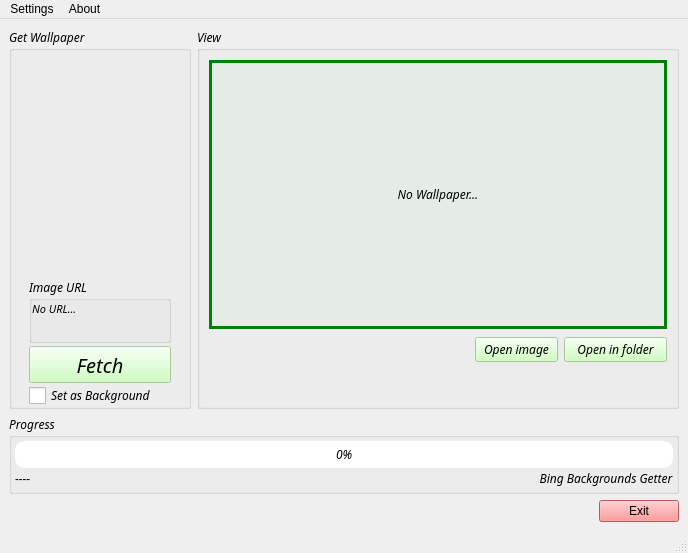
<?xml version="1.0" encoding="UTF-8"?>
<ui version="4.0">
 <class>BingBG</class>
 <widget class="QMainWindow" name="BingBG">
  <property name="geometry">
   <rect>
    <x>0</x>
    <y>0</y>
    <width>688</width>
    <height>553</height>
   </rect>
  </property>
  <property name="minimumSize">
   <size>
    <width>688</width>
    <height>553</height>
   </size>
  </property>
  <property name="sizeIncrement">
   <size>
    <width>688</width>
    <height>553</height>
   </size>
  </property>
  <property name="windowTitle">
   <string>Bing Backgrounds Getter</string>
  </property>
  <property name="windowIcon">
   <iconset resource="../res/resources.qrc">
    <normaloff>:/Bingbg-icon.png</normaloff>:/Bingbg-icon.png</iconset>
  </property>
  <widget class="QWidget" name="centralwidget">
   <layout class="QGridLayout" name="gridLayout" rowstretch="381,79,27" columnstretch="181,481">
    <item row="0" column="0">
     <widget class="QGroupBox" name="groupBox">
      <property name="sizePolicy">
       <sizepolicy hsizetype="Ignored" vsizetype="Ignored">
        <horstretch>0</horstretch>
        <verstretch>0</verstretch>
       </sizepolicy>
      </property>
      <property name="font">
       <font>
        <family>Linux Libertine Display O</family>
        <italic>true</italic>
       </font>
      </property>
      <property name="title">
       <string>Get Wallpaper</string>
      </property>
      <layout class="QGridLayout" name="gridLayout_2" rowstretch="348,100,20,10,3" columnstretch="12,100,12">
       <property name="leftMargin">
        <number>0</number>
       </property>
       <property name="topMargin">
        <number>0</number>
       </property>
       <property name="rightMargin">
        <number>0</number>
       </property>
       <property name="bottomMargin">
        <number>0</number>
       </property>
       <property name="horizontalSpacing">
        <number>0</number>
       </property>
       <property name="verticalSpacing">
        <number>3</number>
       </property>
       <item row="2" column="1">
        <widget class="QPushButton" name="btnFetch">
         <property name="sizePolicy">
          <sizepolicy hsizetype="Maximum" vsizetype="Maximum">
           <horstretch>0</horstretch>
           <verstretch>0</verstretch>
          </sizepolicy>
         </property>
         <property name="minimumSize">
          <size>
           <width>142</width>
           <height>37</height>
          </size>
         </property>
         <property name="font">
          <font>
           <family>Linux Libertine Display O</family>
           <pointsize>15</pointsize>
           <italic>true</italic>
          </font>
         </property>
         <property name="styleSheet">
          <string notr="true">background-color: rgba(195, 255, 176, 182);</string>
         </property>
         <property name="text">
          <string>Fetch</string>
         </property>
         <property name="shortcut">
          <string notr="true">Return</string>
         </property>
        </widget>
       </item>
       <item row="1" column="1">
        <widget class="QGroupBox" name="groupBox_4">
         <property name="sizePolicy">
          <sizepolicy hsizetype="Preferred" vsizetype="Preferred">
           <horstretch>0</horstretch>
           <verstretch>0</verstretch>
          </sizepolicy>
         </property>
         <property name="title">
          <string>Image URL</string>
         </property>
         <layout class="QGridLayout" name="gridLayout_5">
          <property name="leftMargin">
           <number>0</number>
          </property>
          <property name="topMargin">
           <number>0</number>
          </property>
          <property name="rightMargin">
           <number>0</number>
          </property>
          <property name="bottomMargin">
           <number>0</number>
          </property>
          <property name="spacing">
           <number>0</number>
          </property>
          <item row="0" column="0">
           <widget class="QLabel" name="labelImageUrl">
            <property name="font">
             <font>
              <pointsize>8</pointsize>
             </font>
            </property>
            <property name="lineWidth">
             <number>10</number>
            </property>
            <property name="text">
             <string>No URL...</string>
            </property>
            <property name="textFormat">
             <enum>Qt::AutoText</enum>
            </property>
            <property name="scaledContents">
             <bool>true</bool>
            </property>
            <property name="alignment">
             <set>Qt::AlignLeading|Qt::AlignLeft|Qt::AlignTop</set>
            </property>
            <property name="wordWrap">
             <bool>true</bool>
            </property>
           </widget>
          </item>
         </layout>
        </widget>
       </item>
       <item row="4" column="1">
        <spacer name="verticalSpacer_2">
         <property name="orientation">
          <enum>Qt::Vertical</enum>
         </property>
         <property name="sizeHint" stdset="0">
          <size>
           <width>20</width>
           <height>40</height>
          </size>
         </property>
        </spacer>
       </item>
       <item row="2" column="2">
        <spacer name="horizontalSpacer_3">
         <property name="orientation">
          <enum>Qt::Horizontal</enum>
         </property>
         <property name="sizeHint" stdset="0">
          <size>
           <width>40</width>
           <height>20</height>
          </size>
         </property>
        </spacer>
       </item>
       <item row="0" column="1">
        <spacer name="verticalSpacer">
         <property name="orientation">
          <enum>Qt::Vertical</enum>
         </property>
         <property name="sizeHint" stdset="0">
          <size>
           <width>20</width>
           <height>40</height>
          </size>
         </property>
        </spacer>
       </item>
       <item row="3" column="1">
        <widget class="QCheckBox" name="checkJd">
         <property name="font">
          <font>
           <family>Linux Libertine Display O</family>
           <italic>true</italic>
          </font>
         </property>
         <property name="styleSheet">
          <string notr="true">QCheckBox
{
        spacing: 5px;
        color: black;
}
QCheckBox::indicator 
{
        width: 17px;
        height: 17px;
}</string>
         </property>
         <property name="text">
          <string>Set as Background</string>
         </property>
         <property name="shortcut">
          <string notr="true"/>
         </property>
        </widget>
       </item>
       <item row="2" column="0">
        <spacer name="horizontalSpacer_6">
         <property name="orientation">
          <enum>Qt::Horizontal</enum>
         </property>
         <property name="sizeHint" stdset="0">
          <size>
           <width>40</width>
           <height>20</height>
          </size>
         </property>
        </spacer>
       </item>
      </layout>
     </widget>
    </item>
    <item row="2" column="0" colspan="2">
     <layout class="QHBoxLayout" name="horizontalLayout">
      <item>
       <spacer name="horizontalSpacer">
        <property name="orientation">
         <enum>Qt::Horizontal</enum>
        </property>
        <property name="sizeHint" stdset="0">
         <size>
          <width>40</width>
          <height>20</height>
         </size>
        </property>
       </spacer>
      </item>
      <item>
       <widget class="QPushButton" name="btnExit">
        <property name="styleSheet">
         <string notr="true">background-color: rgb(252, 128, 128);</string>
        </property>
        <property name="text">
         <string>Exit</string>
        </property>
        <property name="shortcut">
         <string extracomment="Exit the Bing Backgounds Getter">Ctrl+Q</string>
        </property>
       </widget>
      </item>
     </layout>
    </item>
    <item row="0" column="1">
     <widget class="QGroupBox" name="groupBox_2">
      <property name="sizePolicy">
       <sizepolicy hsizetype="Ignored" vsizetype="Ignored">
        <horstretch>0</horstretch>
        <verstretch>0</verstretch>
       </sizepolicy>
      </property>
      <property name="font">
       <font>
        <family>Linux Libertine Display O</family>
        <italic>true</italic>
       </font>
      </property>
      <property name="title">
       <string>View</string>
      </property>
      <layout class="QGridLayout" name="gridLayout_3" rowstretch="350,3,35,45">
       <item row="0" column="0">
        <widget class="QLabel" name="labelImg">
         <property name="sizePolicy">
          <sizepolicy hsizetype="Preferred" vsizetype="Preferred">
           <horstretch>0</horstretch>
           <verstretch>0</verstretch>
          </sizepolicy>
         </property>
         <property name="font">
          <font>
           <family>Linux Libertine Display O</family>
           <weight>50</weight>
           <italic>true</italic>
           <bold>false</bold>
          </font>
         </property>
         <property name="autoFillBackground">
          <bool>false</bool>
         </property>
         <property name="styleSheet">
          <string notr="true">border-width: 3px;
border-style: solid;
border-color: green;
background-color: rgba(80, 255, 118, 15);</string>
         </property>
         <property name="text">
          <string>No Wallpaper...</string>
         </property>
         <property name="scaledContents">
          <bool>true</bool>
         </property>
         <property name="alignment">
          <set>Qt::AlignCenter</set>
         </property>
        </widget>
       </item>
       <item row="1" column="0">
        <spacer name="verticalSpacer_3">
         <property name="orientation">
          <enum>Qt::Vertical</enum>
         </property>
         <property name="sizeHint" stdset="0">
          <size>
           <width>20</width>
           <height>40</height>
          </size>
         </property>
        </spacer>
       </item>
       <item row="2" column="0">
        <layout class="QHBoxLayout" name="horizontalLayout_2" stretch="5,2,2">
         <item>
          <spacer name="horizontalSpacer_4">
           <property name="orientation">
            <enum>Qt::Horizontal</enum>
           </property>
           <property name="sizeHint" stdset="0">
            <size>
             <width>40</width>
             <height>20</height>
            </size>
           </property>
          </spacer>
         </item>
         <item>
          <widget class="QPushButton" name="btnOpenimg">
           <property name="sizePolicy">
            <sizepolicy hsizetype="Maximum" vsizetype="Maximum">
             <horstretch>0</horstretch>
             <verstretch>0</verstretch>
            </sizepolicy>
           </property>
           <property name="minimumSize">
            <size>
             <width>83</width>
             <height>23</height>
            </size>
           </property>
           <property name="styleSheet">
            <string notr="true">background-color: rgba(195, 255, 176, 182);</string>
           </property>
           <property name="text">
            <string>Open image</string>
           </property>
           <property name="shortcut">
            <string notr="true">Ctrl+O</string>
           </property>
          </widget>
         </item>
         <item>
          <widget class="QPushButton" name="btnOpenfolder">
           <property name="sizePolicy">
            <sizepolicy hsizetype="Maximum" vsizetype="Maximum">
             <horstretch>0</horstretch>
             <verstretch>0</verstretch>
            </sizepolicy>
           </property>
           <property name="minimumSize">
            <size>
             <width>103</width>
             <height>23</height>
            </size>
           </property>
           <property name="styleSheet">
            <string notr="true">background-color: rgba(195, 255, 176, 182);</string>
           </property>
           <property name="text">
            <string>Open in folder</string>
           </property>
           <property name="shortcut">
            <string notr="true">Ctrl+O</string>
           </property>
          </widget>
         </item>
        </layout>
       </item>
       <item row="3" column="0">
        <spacer name="verticalSpacer_4">
         <property name="orientation">
          <enum>Qt::Vertical</enum>
         </property>
         <property name="sizeHint" stdset="0">
          <size>
           <width>20</width>
           <height>40</height>
          </size>
         </property>
        </spacer>
       </item>
      </layout>
     </widget>
    </item>
    <item row="1" column="0" colspan="2">
     <layout class="QVBoxLayout" name="verticalLayout">
      <item>
       <widget class="QGroupBox" name="groupBox_3">
        <property name="sizePolicy">
         <sizepolicy hsizetype="Preferred" vsizetype="Preferred">
          <horstretch>0</horstretch>
          <verstretch>0</verstretch>
         </sizepolicy>
        </property>
        <property name="font">
         <font>
          <family>Linux Libertine Display O</family>
          <italic>true</italic>
         </font>
        </property>
        <property name="title">
         <string>Progress</string>
        </property>
        <layout class="QGridLayout" name="gridLayout_4" rowstretch="5,1">
         <property name="leftMargin">
          <number>3</number>
         </property>
         <property name="topMargin">
          <number>3</number>
         </property>
         <property name="rightMargin">
          <number>3</number>
         </property>
         <property name="bottomMargin">
          <number>3</number>
         </property>
         <property name="spacing">
          <number>0</number>
         </property>
         <item row="0" column="0">
          <widget class="QProgressBar" name="progressBar">
           <property name="sizePolicy">
            <sizepolicy hsizetype="Ignored" vsizetype="Ignored">
             <horstretch>0</horstretch>
             <verstretch>0</verstretch>
            </sizepolicy>
           </property>
           <property name="font">
            <font>
             <family>Linux Libertine Display O</family>
             <weight>50</weight>
             <italic>true</italic>
             <bold>false</bold>
            </font>
           </property>
           <property name="styleSheet">
            <string notr="true">QProgressBar
{
    text-align:center;
    border-radius:10px;
}
QProgressBar::chunk
{
    background:qlineargradient(spread:pad,x1:0,y1:0,x2:1,y2:0,stop:0 rgba(0,225,0,50),stop:1 rgba(0,0,225,50));
    border-radius:10px;
    text-align:center;
}</string>
           </property>
           <property name="value">
            <number>0</number>
           </property>
          </widget>
         </item>
         <item row="1" column="0">
          <layout class="QHBoxLayout" name="horizontalLayout_3">
           <item>
            <widget class="QLabel" name="labelCurrent">
             <property name="font">
              <font>
               <family>Linux Libertine Display O</family>
               <italic>true</italic>
              </font>
             </property>
             <property name="autoFillBackground">
              <bool>false</bool>
             </property>
             <property name="text">
              <string>----</string>
             </property>
             <property name="scaledContents">
              <bool>true</bool>
             </property>
             <property name="alignment">
              <set>Qt::AlignLeading|Qt::AlignLeft|Qt::AlignVCenter</set>
             </property>
            </widget>
           </item>
           <item>
            <spacer name="horizontalSpacer_5">
             <property name="orientation">
              <enum>Qt::Horizontal</enum>
             </property>
             <property name="sizeHint" stdset="0">
              <size>
               <width>40</width>
               <height>20</height>
              </size>
             </property>
            </spacer>
           </item>
           <item>
            <widget class="QLabel" name="labelProg">
             <property name="font">
              <font>
               <family>Linux Libertine Display O</family>
               <italic>true</italic>
              </font>
             </property>
             <property name="layoutDirection">
              <enum>Qt::LeftToRight</enum>
             </property>
             <property name="text">
              <string>Bing Backgrounds Getter</string>
             </property>
             <property name="alignment">
              <set>Qt::AlignCenter</set>
             </property>
            </widget>
           </item>
          </layout>
         </item>
        </layout>
       </widget>
      </item>
     </layout>
    </item>
   </layout>
  </widget>
  <widget class="QMenuBar" name="menubar">
   <property name="geometry">
    <rect>
     <x>0</x>
     <y>0</y>
     <width>688</width>
     <height>24</height>
    </rect>
   </property>
   <widget class="QMenu" name="menuAbout">
    <property name="title">
     <string extracomment="About">About</string>
    </property>
    <addaction name="actionAbout"/>
    <addaction name="separator"/>
    <addaction name="actionAuthor"/>
   </widget>
   <widget class="QMenu" name="menuSettings">
    <property name="title">
     <string>Settings</string>
    </property>
    <addaction name="actionDesktop_Environment"/>
    <addaction name="actionLanguage"/>
   </widget>
   <addaction name="menuSettings"/>
   <addaction name="menuAbout"/>
  </widget>
  <widget class="QStatusBar" name="statusbar"/>
  <action name="actionAbout">
   <property name="text">
    <string>About</string>
   </property>
   <property name="shortcut">
    <string>Ctrl+A</string>
   </property>
  </action>
  <action name="actionAuthor">
   <property name="text">
    <string>Author</string>
   </property>
  </action>
  <action name="actionDesktop_Environment">
   <property name="text">
    <string>Desktop Environment</string>
   </property>
  </action>
  <action name="actionLanguage">
   <property name="text">
    <string>Language</string>
   </property>
  </action>
 </widget>
 <resources>
  <include location="../res/resources.qrc"/>
 </resources>
 <connections/>
</ui>
